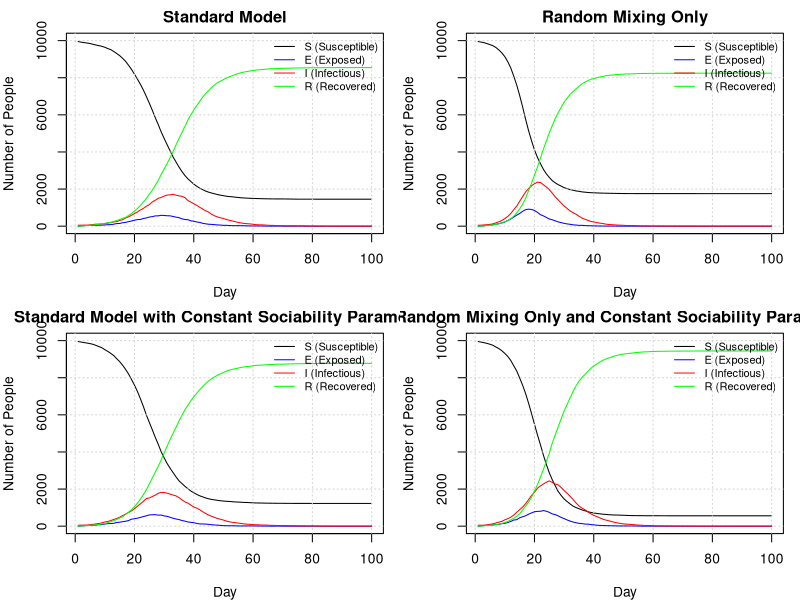

Write the R code that produced this figure.
###########################################################
# File:    Submission.R
# Authors: Colin McDonagh (s2213748), Matthew Poole (s2892092), James Horn (s2304075)
# Date:    2025-10-15
# Github URL: https://github.com/JTHorn-eng/Extended-Stats-Programming-Assignment-2/blob/main/proj2.R
###########################################################
#
### About
#
# This document is the code to run an SEIR model and prints the plots of 4 
# different implementations of the model. The program primarily uses two 
# functions to do this: get.net() and nseir(). This SEIR model can account for 
# different transmission rates between people sharing houses of different sizes,
# social networks of different sizes, and random mixing. The housing sharing 
# assumes a uniform distribution of house sizes and the social networks allow 
# for variable social network sizes, depending on their 'sociability' parameter.
# The code concludes with a commentary on the 4 different models. 
# 
#
#
### Contributions:
#
# All members attended the majority of workshops and communicated remotely about 
# progress made outside of class time.
#
# Colin McDonagh (33 %) Wrote the majority of the nseir function and led the 
#                       commentary of the different models  
#                      
# Matthew Poole  (34 %) Wrote the code to distribute people to houses, optimised 
#                       the get.net function and nseir function
#                      
# James Horn     (33 %) Wrote the original get.net function and wrote the plot 
#                       function 
#                     


get.net = function(beta, h, nc=15) {
  #' Creates a list of vectors, with each vector at position i containing the 
  #' indices of people that person i is connected with socially. This is done by 
  #' looping through each person, calculating their network based on the 
  #' probability they are connected to someone else, and then recording these 
  #' values at position i of the list, and then recording the value i at each 
  #' index of the list of the person in the social network.
  #' @param beta A list of n uniform random deviates
  #' @param h    A vector of length n describing who shares houses
  #' @param nc  A value dictating the average number of connections per person.
  #' 
  #' @return a list of vectors, with the vector at position i being the social 
  #' network of person i.
  
  # Define the number of people to consider
  n <- length(h)
  
  # Create a list of vectors for who shares a house with who, as people sharing 
  # houses cannot be in the same social network.
  house_network <- lapply(h, function(x) which(x == h))
  
  # Generate an empty list to populate with connections
  social_network <- vector("list",n)
  
  # Calculates a constant used inside a loop once for efficiency to calculate 
  # the probability that two people are connected socially.
  k <- nc*beta/(mean(beta)^2*(n-1))
  
  # loop through each person in the network
  for (i in 1:(n-1)) {
    # Create probabilities that person i is connected with each other person. 
    # Only consider person i and onwards as these values will be symmetric.
    network_probs <- c(rep(0,i), beta[i]*k[(i+1):n]) 
    
    # Create probabilities to compare the network probs with.
    # The first i values are 1 as the first (i-1) have already been assigned 
    # networks, and person i cannot be in a network with themself. 
    probs <- c(rep(1,i), runif(n-i))
    
    # Assign the indices of people sharing a network to a vector, and exclude 
    # anyone who lives with them
    social_indices <- which(network_probs > probs)[-house_network[[i]]]
    
    # append the indices of people in person i's network to the list
    social_network[[i]] <- c(social_network[[i]], social_indices)
    
    # append person i to the network of each person in person i's network
    social_network[social_indices] <- lapply(social_network[social_indices], 
                                             function(x) c(x, i))
  }
  
  return(social_network)
}


nseir <- function(beta,h,alink,alpha=c(.1,.01,.01),delta=.2,gamma=.4,nc=15, 
                  nt = 100,pinf = .005) {
  #' This function implements and simulates the SEIR model described in the 
  #' introduction to this document for a given set of parameter values. It 
  #' calculates the amount of people that are in the susceptible, exposed, 
  #' infected, and recovered classes each day based on households, a personal 
  #' social network, and a random interaction network (where households and the 
  #' personal networks are disjoint). 
  #' @param beta  A list of uniform random deviates
  #' @param h     A vector indexing who shares houses
  #' @param alink A list of vectors, with the vector at position i being the 
  #'              social network of person i.
  #' @param alpha A vector of parameters for alpha_h, alpha_c, and alpha_r (as 
  #'              described above) respectively.
  #' @param delta The probability that an infected individual transfers from the 
  #'              infected class to the recovered class each day.
  #' @param gamma The probability that an exposed individual transfers from the 
  #'              exposed class to the infected class each day.
  #' @param n_c   A value of the average number of personal connections per person.
  #' @param nt    The number of days to simulate the model over.
  #' @param pinf  The proportion of the population infected at the start of the 
  #'              simulation.
  #' 
  #' @return A list of vectors, where these vectors contain the number of people 
  #'          in the susceptible class, exposed class, infected class, recovered 
  #'          class, and the day these correspond to respectively.
  
  # Sets the number of people in the model
  n <- length(h)
  
  # Initialise the vectors we will return from this function
  S <- E <- I <- R <- t_vec <- rep(0,nt)
  
  # Create a vector to contain the class of each individual each day
  x <- rep(0, n)
  
  # Randomly sample the initial infected people from our population
  x[sample(1:n, round(n * pinf))] <- 2
  
  # Find the initial number of susceptible and infected people
  S[1] <- sum(x==0); I[1] <- sum(x==2)
  
  # Calculates a constant to be used inside a loop once for efficiency. This will
  # be used to calculate the proability of being exposed through random mixing.
  k <- (alpha[3]*nc*beta) / (mean(beta)^2*(n-1))
  
  # Iterate the following over each day in the simulation
  for (t in 2:nt){
    
    # Initialise a vector to store the people exposed by each infected person
    exp_vector <- vector("list", length=length(which(x==2)))
    
    # Iterate over each infected person to find out which susceptible people are
    # exposed by at least one infected person
    for (i in which(x==2)){
      
      # Reset the indices of susceptible people infected after each iteration
      shce <- snce <- srce <- numeric(0)
      
      # Only consider the household model if the user specifies this
      if(alpha[1]>0){
        # Find indices of susceptible people in a household with infected person i
        shc <- which((h==h[i])&x==0)
        # Samples whether people in shc are exposed (by household) by person i
        shce <- shc[runif(length(shc))<=alpha[1]]
      }
      
      
      # Only consider the contact network if the user specifies this
      if(alpha[2]>0){
        # Find indices of susceptible people in a contact network with infected 
        # person i
        nc <- alink[[i]]
        snc <- nc[which(x[nc]==0)]
        
        # Samples whether people in snce are exposed (by contact network) by person i
        snce <- snc[runif(length(snc))<=alpha[2]]
      }
      
      
      # Only consider the random network if the user specifies this
      if(alpha[3]>0){
        # Finds indices of susceptible people
        src <- which(x==0)
        # Samples whether people in src are exposed (by random network) by person i
        srce <- src[runif(length(src)) <= beta[i]*k[src]]
      } 
      
      # Append unique people exposed by person i to a running list
      exp_vector[[i]] <- unique(c(shce, snce, srce))
    }
    
    # Find the unique susceptible people exposed on day t by any infected person
    any_exp_vector <- unique(unlist(exp_vector))
    
    # Susceptible people transition to exposed class as calculated above
    x[any_exp_vector] <- 1
    
    # Create uniform random deviates for transition probabilities of other states.
    u <- runif(n)
    
    # Infected people transition to recovered with class probability delta            
    x[x==2&u<delta] <- 3 
    # Exposed people transition to infected class with probability gamma
    x[x==1&u<gamma] <- 2  
    

    
    # Sum the total people in each class and increment the day
    S[t] <- sum(x==0); E[t] <- sum(x==1)
    I[t] <- sum(x==2); R[t] <- sum(x==3)
    t_vec[t] <- t
  }  
  
  # Return the list of susceptible, exposed, infected, and recovered people on 
  # each day and the vector of day indices
  return(list(S=S,E=E,I=I,R=R,t=t_vec))
}

plot_seir = function(seir_results_list, n, title = 'SEIR Model Results') {

    #' Plots a list of SEIR model results in a 2x2 grid layout, showing the
    #' evolution of SEIR (Susceptible, Exposed, Infectious, Recovered) 
    #' compartments for one or more simulation results. Each element of
    #' `seir_results_list` should be a list containing vectors `S`, `E`,
    #' `I`, and `R` representing daily counts of individuals in each state.
    #' 
    #' @param seir_results_list A list of all model results
    #' @param n the population size for each plot's y-axis
    #' @param title optional title for overall window

    # Generate the grid layout with margin outside layout for legend
    par(mfrow = c(2, 2), mar = c(4, 4, 2, 1))

    # Create subplot titles
    plot_titles <- c(
      'Standard Model'
      ,'Random Mixing Only'
      ,'Standard Model with Constant Sociability Parameters'
      ,'Random Mixing Only and Constant Sociability Parameters'
    )

    for (i in seq_along(seir_results_list)) {

        par(xpd=FALSE)
        
        # Obtain results timeframe in days
        seir_results <- seir_results_list[[i]]
        n_days <- length(seir_results$S)
        days <- 1:n_days

        # Generate line graphs for each class member of the population per day
        plot(
            days
            , seir_results$S
            , type = "l"
            , col = "black"
            , ylim = c(0, n)
            , xlab = "Day"
            , ylab = "Number of People"
            , main = plot_titles[i]
        )

        grid()
      
        lines(days, seir_results$E, col = "blue")
        lines(days, seir_results$I, col = "red")
        lines(days, seir_results$R, col = "green")

        legend("topright",
              inset = c(0, 0),
              legend = c("S (Susceptible)", "E (Exposed)", "I (Infectious)", 
                         "R (Recovered)"),
              col = c("black", "blue", "red", "green"),
              lty = 1,
              xpd = NA,
              bty = "n",
              cex = 0.8
          )
    }

    # End layout plotting
    par(xpd = NA)

    # Add a title for the overall window
    mtext(title, outer = TRUE, line = 1, cex = 1.2)
}


# Run models
# Specify the number of people in the simulation and the maximum number of 
# people in a given household
n = 10000; hmax = 5

# Simulate beta values as standard uniform random deviates
beta <- runif(n)

# Simulate a vector of household contacts
h1 <- rep(rep(1:n, sample(1:hmax,n, replace=TRUE)), length.out=n)

# Simulate personal network information
alink <- get.net(runif(n), h1, 15)


# Create a list of models (using nseir) to compare
results_list <- list(

    # Standard model with personal, household, and random mixing
    nseir(beta, h1, alink)

    # Run model with random mixing only
    ,nseir(beta, h1, alink, alpha=c(0, 0, 0.04))
    
    # Run model with constant sociability parameters for each person
    ,nseir(beta=rep(mean(beta),n), h1, alink)
    
    # Run model with constant sociability parameters for each person and only 
    # consider random mixing
    ,nseir(beta=rep(mean(beta),n), h1, alink, alpha=c(0, 0, 0.04))

)
# The plot may move the legend slightly depending on the window size.
plot_seir(results_list, n)

################################################################################
#'
###' Model Comparison
#'
##' Household, Contact Network, and Random Network Models vs Random Network Only Models:
# ------------------------------------------------------------------------------
#' According to the results, the standard models that take into account housing and
#' network structure have the longest amount of time until the peak infection, as 
#' well as the lowest peak of infections. This is likely because the housing and 
#' contact network structure introduce more variability into the probability of 
#' individuals being infected. As a result, people have more variable expected times 
#' until infection, creating a more diffuse infection distribution. The random 
#' mixing only models likely underestimate the time it takes until reaching the 
#' peak of infection, and can also overestimate or underestimate the overall number
#' of individuals infected (depending on if sociability variability is considered).
#' 
#' The random mixing model with constant sociability parameters has a slightly longer
#' expected time until peak infection when compared to the random mixing model with 
#' variable sociability parameters. This is potentially because the "sociable" 
#' sub-population is likely to get infected quickly (due to having more personal 
#' contacts as well as more random contacts). We note that the random mixing only 
#' model with variable sociability parameters infects the least amount of people. 
#' This is likely due to those with a low sociability score being unlikely to become 
#' infected at all, due to no contact networks or households infecting them alongside 
#' low odds of becoming infected in the random network, capping the infection's 
#' severity. 
#' 
#' Finally, we note that the standard models perform very similarly, this could 
#' be due to the household contacts and contact networks encoding social variability
#' implicitly into the model, even when "sociability parameters" are taken to be 
#' constant.
#' 
#' The inferences made above would, however, require further testing (e.g. plotting
#' the infection rates of the three methods of infection) to make them more concrete.
